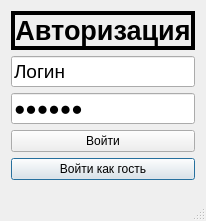
<?xml version="1.0" encoding="UTF-8"?>
<ui version="4.0">
 <class>Dialog</class>
 <widget class="QDialog" name="Dialog">
  <property name="windowModality">
   <enum>Qt::WindowModality::WindowModal</enum>
  </property>
  <property name="geometry">
   <rect>
    <x>0</x>
    <y>0</y>
    <width>200</width>
    <height>221</height>
   </rect>
  </property>
  <property name="windowTitle">
   <string>Dialog</string>
  </property>
  <property name="sizeGripEnabled">
   <bool>true</bool>
  </property>
  <property name="modal">
   <bool>true</bool>
  </property>
  <layout class="QGridLayout" name="gridLayout">
   <item row="0" column="0">
    <widget class="QLabel" name="label">
     <property name="font">
      <font>
       <pointsize>20</pointsize>
       <bold>true</bold>
      </font>
     </property>
     <property name="layoutDirection">
      <enum>Qt::LayoutDirection::LeftToRight</enum>
     </property>
     <property name="frameShape">
      <enum>QFrame::Shape::Box</enum>
     </property>
     <property name="lineWidth">
      <number>4</number>
     </property>
     <property name="midLineWidth">
      <number>4</number>
     </property>
     <property name="text">
      <string>Авторизация</string>
     </property>
     <property name="alignment">
      <set>Qt::AlignmentFlag::AlignCenter</set>
     </property>
    </widget>
   </item>
   <item row="4" column="0">
    <widget class="QPushButton" name="guest_button">
     <property name="text">
      <string>Войти как гость</string>
     </property>
    </widget>
   </item>
   <item row="2" column="0">
    <widget class="QLineEdit" name="password_input">
     <property name="font">
      <font>
       <pointsize>14</pointsize>
      </font>
     </property>
     <property name="text">
      <string>Пароль</string>
     </property>
     <property name="echoMode">
      <enum>QLineEdit::EchoMode::Password</enum>
     </property>
    </widget>
   </item>
   <item row="3" column="0">
    <widget class="QPushButton" name="login_button">
     <property name="text">
      <string>Войти</string>
     </property>
    </widget>
   </item>
   <item row="1" column="0">
    <widget class="QLineEdit" name="username_input">
     <property name="font">
      <font>
       <pointsize>14</pointsize>
      </font>
     </property>
     <property name="text">
      <string>Логин</string>
     </property>
    </widget>
   </item>
   <item row="5" column="0">
    <widget class="QLabel" name="error_label">
     <property name="text">
      <string/>
     </property>
    </widget>
   </item>
  </layout>
 </widget>
 <resources/>
 <connections/>
</ui>
